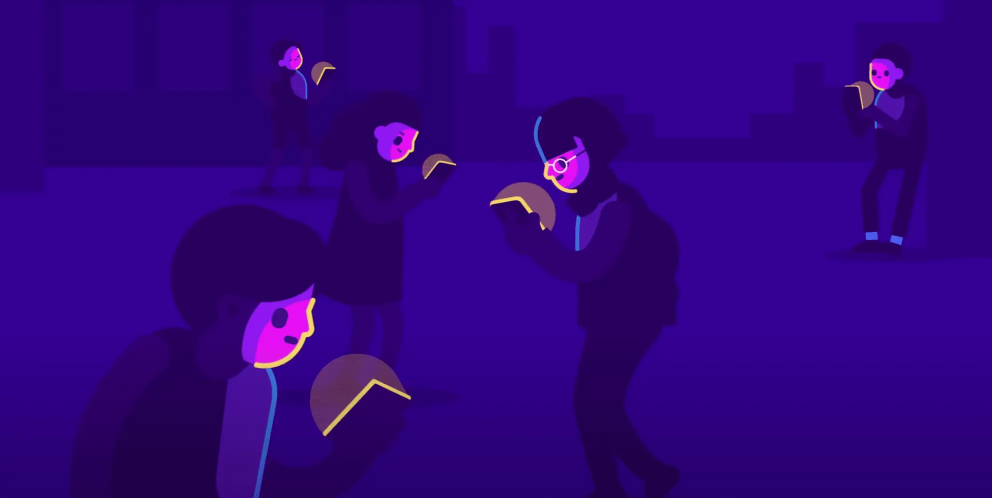
#> input picture references/studies/topic-range-2026-10-23/images/loneliness-01.webp, 1984 x 996 px (shown at 1/2 size)
$ python artwork_audit.py
#> lines starting #> are read from the running program, lines starting #| are printed output that depends on the picture
"""Reproduce the artwork audit, using saved source rasters at native resolution.

Dependencies: Python 3, Pillow, NumPy. FFmpeg is needed only with --extract.
Diagnostic annotations/crops are study material, not production illustrations.
"""
from pathlib import Path
import argparse
import hashlib
import json
import subprocess

import numpy as np
from PIL import Image, ImageDraw, ImageFont, ImageFilter

ROOT = Path(__file__).resolve().parents[1]
OUT = ROOT / "docs/production/artwork-audit"
REF = ROOT / "references/studies/topic-range-2026-10-23/images"
SOURCES = {
    "ref_street": REF / "loneliness-01.webp",
    "ref_people": REF / "loneliness-02.webp",
    "ref_future": REF / "the-last-human-01.png",
    "test_street": OUT / "frames/test-street.png",
    "test_cafe": OUT / "frames/test-cafe.png",
}
BG, WHITE, MUTED, ACCENT = "#171426", "#fff6ea", "#c4bed4", "#70ead0"
FONT = "/usr/share/fonts/truetype/dejavu/DejaVuSans.ttf"
IMAGES = {}
CROPS = []


def font(size=22):
    return ImageFont.truetype(FONT, size)


def label(canvas, xy, text, size=22, color=WHITE):
    ImageDraw.Draw(canvas).text(xy, text, fill=color, font=font(size))


def board(width, height, title, subtitle):
    canvas = Image.new("RGB", (width, height), BG)
    label(canvas, (28, 18), title, 30)
    label(canvas, (28, 62), subtitle, 19, MUTED)
    return canvas


def fit(image, width, height):
    result = image.copy()
    result.thumbnail((width, height), Image.Resampling.LANCZOS)
    return result


def crop(canvas, key, box, xy, scale, title, note=""):
    """Integer nearest-neighbor zoom: source pixels remain visible."""
    region = IMAGES[key].crop(box)
    region = region.resize((region.width * scale, region.height * scale), Image.Resampling.NEAREST)
    x, y = xy
    label(canvas, (x, y), title, 23)
    label(canvas, (x, y + 32), f"{key}  {tuple(box)}  |  {scale}x native pixels", 17, MUTED)
    canvas.paste(region, (x, y + 63))
    if note:
        label(canvas, (x, y + 73 + region.height), note, 18, ACCENT)
    CROPS.append({"board": CURRENT_BOARD, "source": key, "box_xyxy": box,
                  "integer_zoom": scale, "sampling": "nearest"})


def hsv_y(image):
    rgb = np.asarray(image, dtype=np.float64) / 255
    vmax, vmin = rgb.max(2), rgb.min(2)
    sat = np.divide(vmax-vmin, vmax, out=np.zeros_like(vmax), where=vmax > 0)
    linear = np.where(rgb <= .04045, rgb/12.92, ((rgb+.055)/1.055)**2.4)
    y = linear @ np.array([.2126, .7152, .0722])
    return rgb, sat, y


def stats(image):
    _, sat, y = hsv_y(image)
    return {
        "size": list(image.size), "pixels": image.width * image.height,
        "saturation_p10_median_p90": [round(float(v), 6) for v in np.quantile(sat, [.1, .5, .9])],
        "percent_saturation_ge_0_7": round(float((sat >= .7).mean()*100), 3),
        "linear_luminance_p10_median_p90": [round(float(v), 6) for v in np.quantile(y, [.1, .5, .9])],
        "percent_linear_luminance_lt_0_05": round(float((y < .05).mean()*100), 3),
        "percent_linear_luminance_gt_0_5": round(float((y > .5).mean()*100), 3),
    }


def swatch_probe(key, point):
    x, y = point
    patch = IMAGES[key].crop((x-3, y-3, x+4, y+4))
    rgb = np.median(np.asarray(patch).reshape(-1, 3), axis=0).astype(np.uint8)
    _, sat, lum = hsv_y(Image.new("RGB", (1, 1), tuple(rgb)))
    return {"source": key, "center_xy": [x,y], "patch_size": [7,7],
            "rgb_channel_medians": rgb.tolist(), "hex": "#"+"".join(f"{v:02X}" for v in rgb),
            "hsv_saturation": round(float(sat[0,0]), 6), "linear_luminance": round(float(lum[0,0]), 6)}


def build():
    global CURRENT_BOARD
    OUT.mkdir(parents=True, exist_ok=True)
    IMAGES.update({key: Image.open(path).convert("RGB") for key, path in SOURCES.items()})
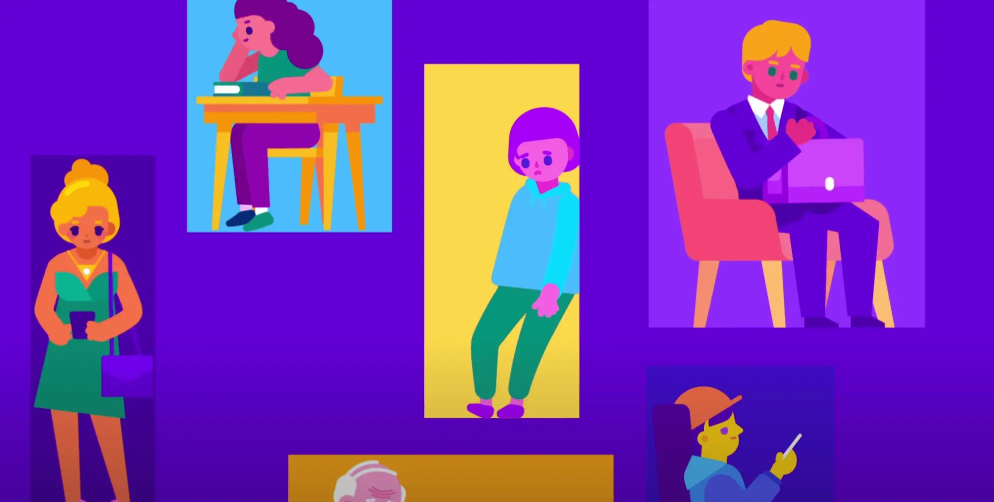
#> input picture references/studies/topic-range-2026-10-23/images/loneliness-02.webp, 1988 x 1004 px (shown at 1/2 size)
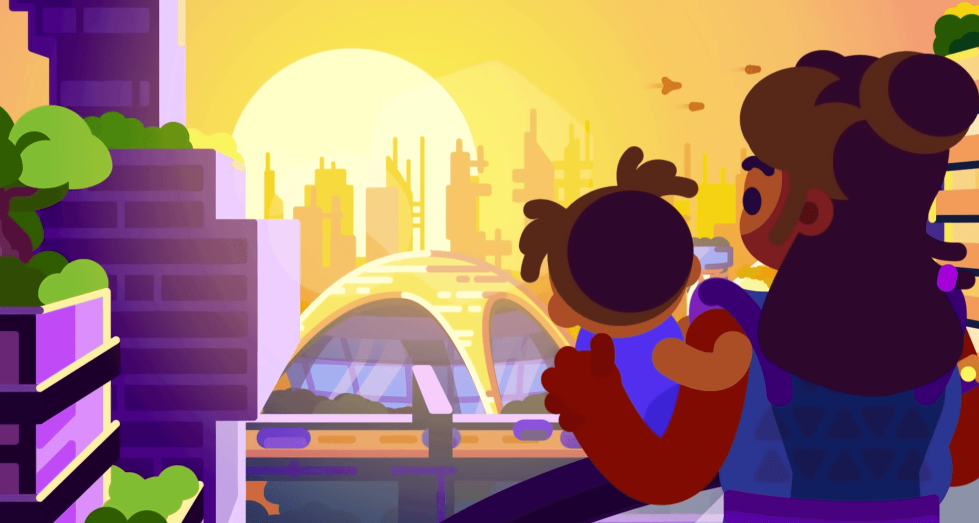
#> input picture references/studies/topic-range-2026-10-23/images/the-last-human-01.png, 1958 x 1046 px (shown at 1/2 size)
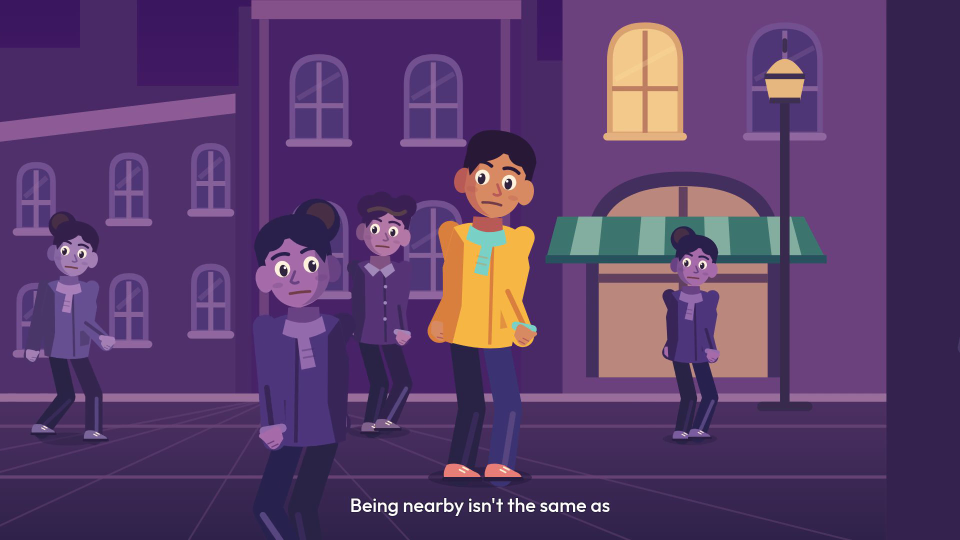
#> input picture docs/production/artwork-audit/frames/test-street.png, 1920 x 1080 px (shown at 1/2 size)
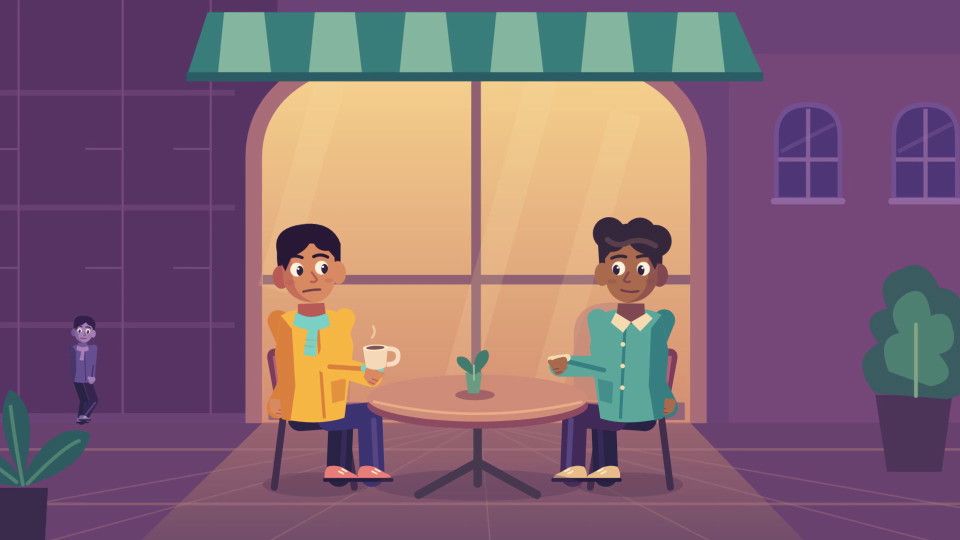
#> input picture docs/production/artwork-audit/frames/test-cafe.png, 1920 x 1080 px (shown at 1/2 size)

    CURRENT_BOARD = "01-faces.png"
    a = board(1440, 1140, "01 / Face construction: human references versus our humans",
              "Boxes are native source coordinates, right/bottom exclusive. Zooms do not smooth source pixels.")
    crop(a, "ref_people", (995,205,1165,395), (28,110), 2,
         "REFERENCE / standing person", "Solid dark eyes; offset hair and face contour.")
    crop(a, "ref_people", (1465,35,1635,225), (748,110), 2,
         "REFERENCE / seated person", "Solid green eyes; large, simple color shapes.")
    crop(a, "test_cafe", (540,430,710,620), (28,620), 2,
         "TEST / Mira, 12.0 seconds", "White eyes, pupils, glints, cheek ovals, nose stroke.")
    crop(a, "test_cafe", (1180,430,1350,620), (748,620), 2,
         "TEST / Sol, 12.0 seconds", "Same jaw, eye construction, ears and neck; mirrored.")
    a.save(OUT / CURRENT_BOARD)

    CURRENT_BOARD = "02-contours.png"
    a = board(1600, 1350, "02 / Body contour, shoulder construction, and hands",
              "Compare the outline and overlaps. Different poses are intentional; this is not an aligned overlay.")
    crop(a, "ref_people", (925,205,1160,840), (28,110), 1,
         "REFERENCE / slouched outline", "Panel clips the rightmost contour.")
    crop(a, "test_street", (840,250,1110,970), (500,110), 1,
         "TEST / standing lead", "Tube limbs; repeated rounded joints.")
#> in crop (call 6), `region = IMAGES[key].crop(box)`:
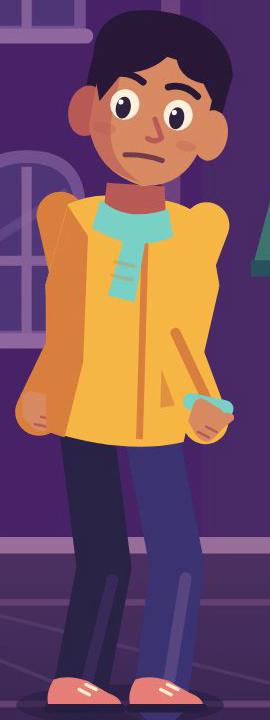
#> region: PIL image 270x720 RGB; mean R, G, B 116.7, 79.4, 95.5
#> in crop (call 6), `canvas.paste(region, (x, y + 63))`:
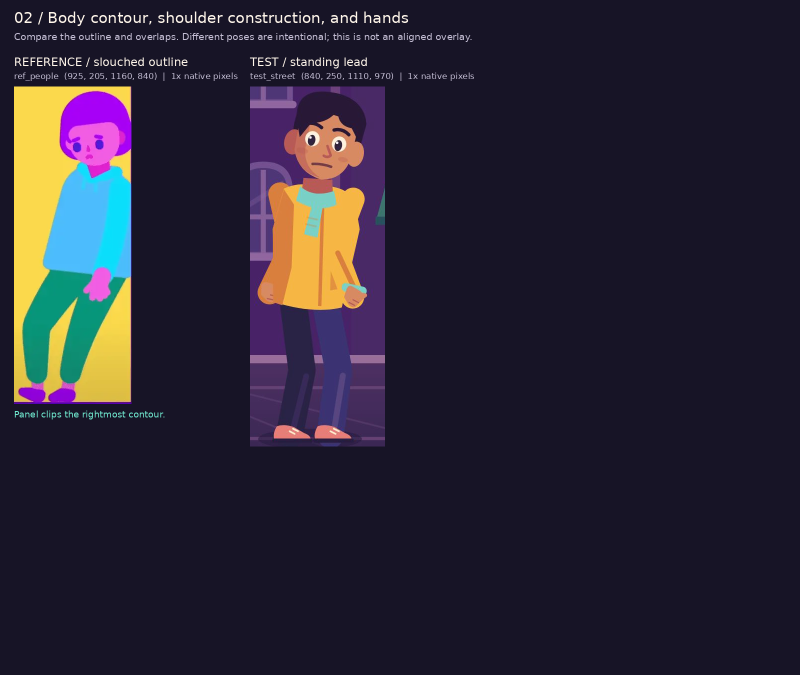
#> canvas: PIL image 1600x1350 RGB (shown at 1/2 size); mean R, G, B 42, 37, 51.8
    crop(a, "ref_people", (985,350,1160,515), (970,110), 2,
         "REFERENCE / neck to shoulder", "Clothing defines the outside contour.")
#> in crop (call 7), `region = IMAGES[key].crop(box)`:
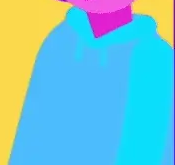
#> region: PIL image 175x165 RGB; mean R, G, B 108.3, 195.2, 209.8
    crop(a, "test_cafe", (530,590,715,755), (970,565), 2,
         "TEST / neck to shoulder", "Exposed neck block; protruding arm cap.")
    crop(a, "ref_people", (1050,555,1130,645), (28,945), 3,
         "REFERENCE / hanging hand", "Hand shape follows the hanging pose.")
    crop(a, "test_cafe", (705,695,805,785), (520,945), 3,
         "TEST / cup and hand", "Generic fist plus attached cup; weak grip.")
    crop(a, "test_street", (1015,620,1095,710), (1080,1010), 2,
         "TEST / resting hand", "The same fist is reused.")
    a.save(OUT / CURRENT_BOARD)

    CURRENT_BOARD = "03-composition.png"
    a = board(1900, 1320, "03 / Large shapes and environment design",
              "Whole frames fit without stretching. Reference artwork belongs to Kurzgesagt; test artwork is ours.")
    entries = [
        ("ref_street", "REFERENCE / Loneliness", (28,110), [((330,400,850,996), "large foreground crop")]),
        ("test_street", "TEST / 5.5 seconds", (975,110), [((565,90,930,298), "repeated bright windows"), ((870,250,1085,700), "same rig in crowd")]),
        ("ref_future", "REFERENCE / The Last Human", (28,720), [((1400,90,1958,1046), "large foreground mass")]),
        ("test_cafe", "TEST / 12.0 seconds", (975,720), [((490,150,1415,848), "window dominates"), ((530,430,1380,978), "similar size / frontal")]),
    ]
    for key, title, (x,y), boxes in entries:
        im = fit(IMAGES[key], 890, 500)
        label(a, (x,y), title, 23)
        top = y + 40
        a.paste(im, (x,top))
        d = ImageDraw.Draw(a)
        sx, sy = im.width/IMAGES[key].width, im.height/IMAGES[key].height
        for box, caption in boxes:
            rect = (x+box[0]*sx, top+box[1]*sy, x+box[2]*sx, top+box[3]*sy)
            d.rectangle(rect, outline=ACCENT, width=2)
            tx, ty = rect[0]+5, rect[1]+5
            extent = d.textbbox((tx,ty), caption, font=font(16))
            d.rectangle((extent[0]-3, extent[1]-3, extent[2]+3, extent[3]+3), fill=BG)
            label(a, (tx,ty), caption, 16, ACCENT)
        label(a, (x,top+im.height+8), f"{key}: {IMAGES[key].width} x {IMAGES[key].height} native", 17, MUTED)
    a.save(OUT / CURRENT_BOARD)

    CURRENT_BOARD = "04-pixel-maps.png"
    a = board(1800, 1645, "04 / Every pixel: saturation, luminance, and broad value masses",
              "Computed at native size; display-only resizing. These are pixel properties, not quality or style scores.")
    for x, title in [(28,"HSV saturation: black=0, white=1"), (620,"Linear luminance: black=0, white=1"), (1210,"Grayscale after 24 px native blur")]:
        label(a, (x,110), title, 19)
    for row, key in enumerate(["ref_street", "test_street", "ref_future", "test_cafe"]):
        im = IMAGES[key]
        _, sat, lum = hsv_y(im)
        maps = [Image.fromarray(np.uint8(np.rint(sat*255))).convert("RGB"),
                Image.fromarray(np.uint8(np.rint(lum*255))).convert("RGB")]
        # Perceptual grayscale is used only for the blurred visual thumbnail.
        maps.append(im.convert("L").filter(ImageFilter.GaussianBlur(24)).convert("RGB"))
        y = 160 + row*365
        for col, mapped in enumerate(maps):
            x = [28,620,1210][col]
            label(a, (x,y), key, 21)
            a.paste(fit(mapped, 550, 306), (x,y+36))
    a.save(OUT / CURRENT_BOARD)

    probes = {name: swatch_probe(key, point) for name,key,point in [
        ("reference_street_wall", "ref_street", (370,130)),
        ("test_street_wall", "test_street", (370,130)),
        ("test_mira_coat", "test_cafe", (610,750)),
        ("test_window_near_mira", "test_cafe", (720,610)),
        ("test_mira_face", "test_cafe", (636,572)),
        ("test_window_near_face", "test_cafe", (720,572)),
        ("reference_adult_hair", "ref_future", (1800,600)),
        ("reference_sky", "ref_future", (1300,150)),
    ]}
#> in swatch_probe, `rgb = np.median(np.asarray(patch).reshape(-1, 3), axis=0).astype(np.ui..`: rgb = [46, 0, 125]
#> in swatch_probe, `_, sat, lum = hsv_y(Image.new("RGB", (1, 1), tuple(rgb)))`: sat = [1]; lum = [0.0206]
#> probes = 8 items
    CURRENT_BOARD = "05-native-patches.png"
    a = board(1500, 1180, "05 / Native pixel patches and measured palette samples",
              "Unmatched regions: the board explains specific choices, not a numerical similarity percentage.")
    crop(a, "ref_street", (30,15,450,320), (28,110), 1,
         "REFERENCE / quiet city wall", "Broad saturated masses; little window linework.")
    crop(a, "test_street", (30,15,450,320), (780,110), 1,
         "TEST / city wall", "More muted wall colors; visible structural lines.")
    for i, (name,p) in enumerate(probes.items()):
        col, row = i%2, i//2
        x, y = 28+col*750, 550+row*145
        ImageDraw.Draw(a).rectangle((x,y,x+70,y+70), fill=p["hex"])
        label(a, (x+85,y), name.replace("_", " "), 20)
        label(a, (x+85,y+30), f"7x7 median at {tuple(p['center_xy'])}: {p['hex']}", 17, MUTED)
        label(a, (x+85,y+57), f"S={p['hsv_saturation']:.3f}  linear Y={p['linear_luminance']:.3f}", 18, ACCENT)
#> this loop made 8 passes
#> (name, col, row, x, y) on passes 1 to 8: ('reference_street_wall', 0, 0, 28, 550), ('test_street_wall', 1, 0, 778, 550), ('test_mira_coat', 0, 1, 28, 695), ('test_window_near_mira', 1, 1, 778, 695), ('test_mira_face', 0, 2, 28, 840), ('test_window_near_face', 1, 2, 778, 840), ('reference_adult_hair', 0, 3, 28, 985), ('reference_sky', 1, 3, 778, 985)
    a.save(OUT / CURRENT_BOARD)

#> (the run stopped early here; a loop or call above may not have finished)
